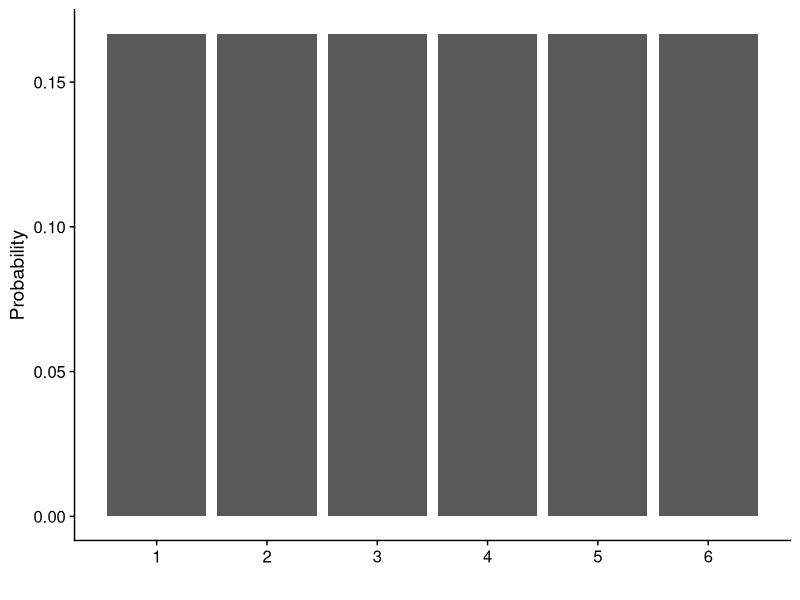
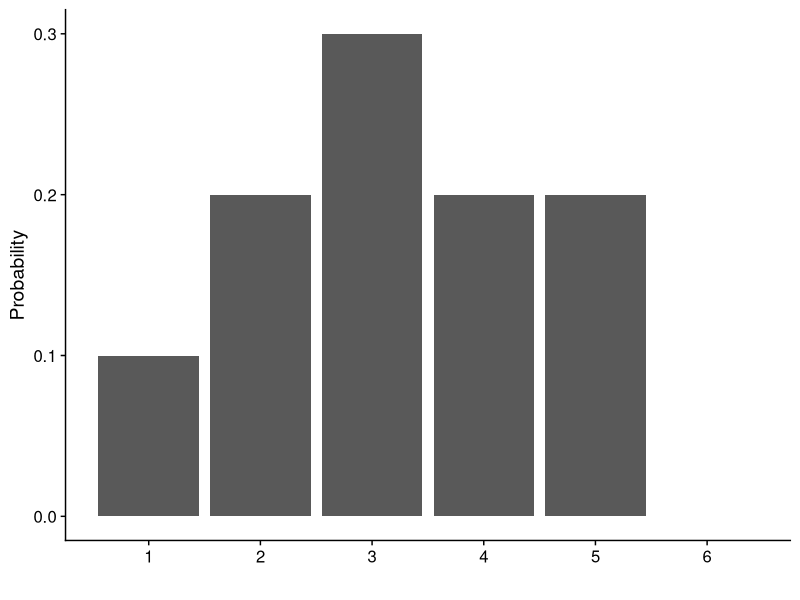
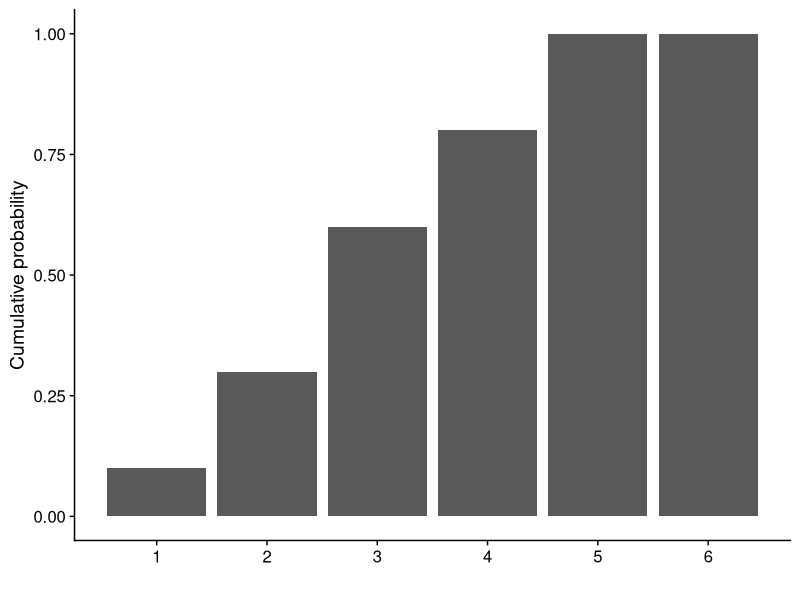
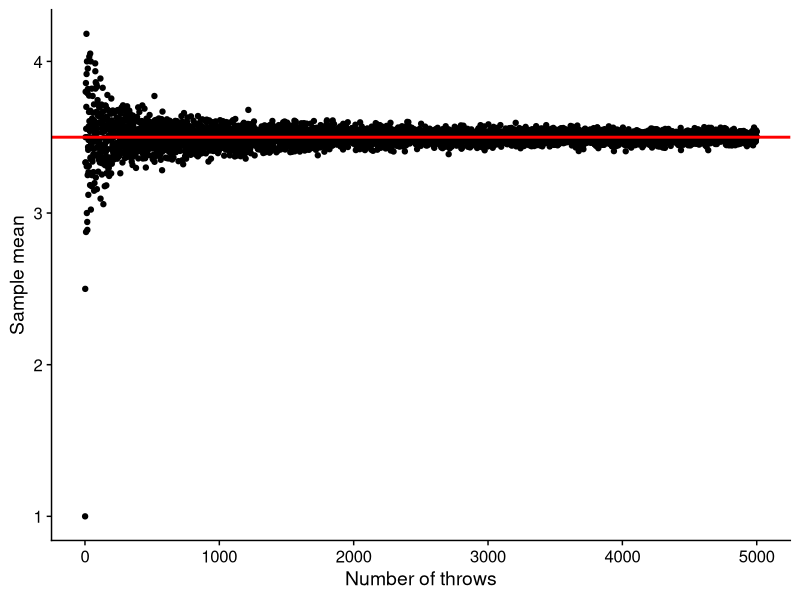
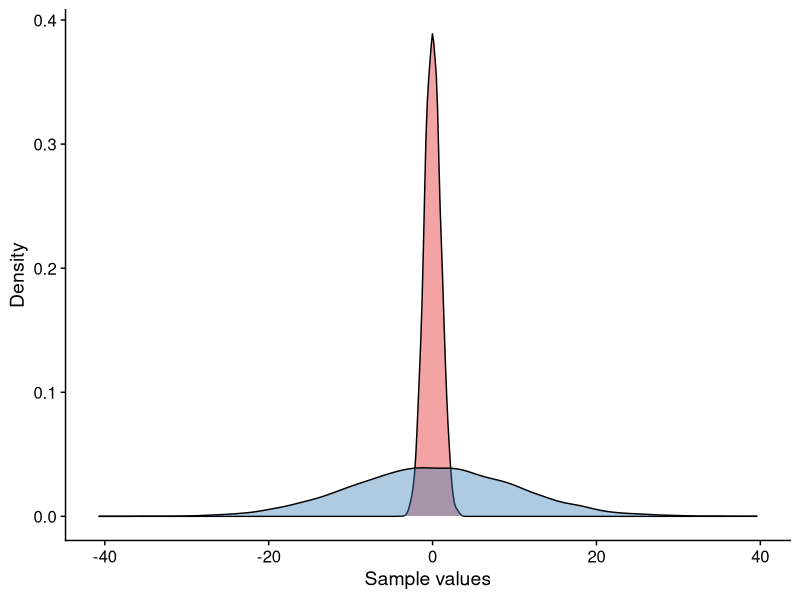
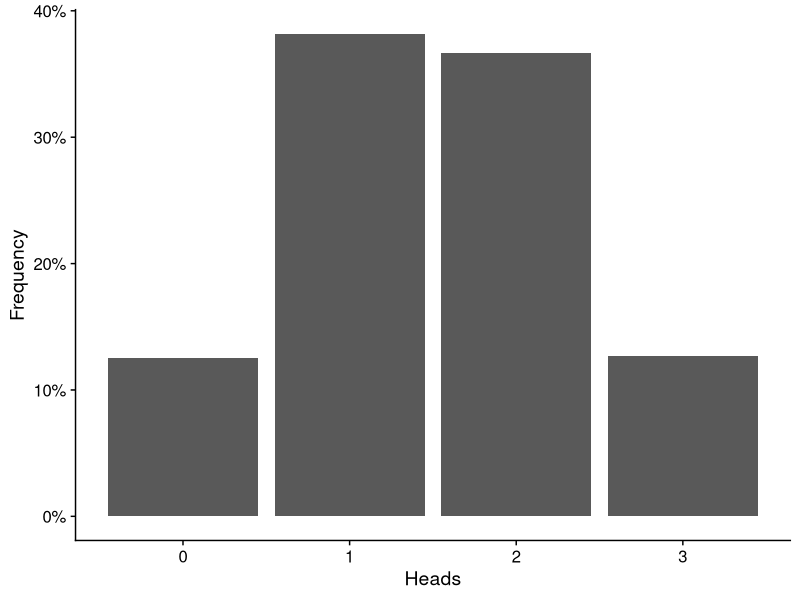
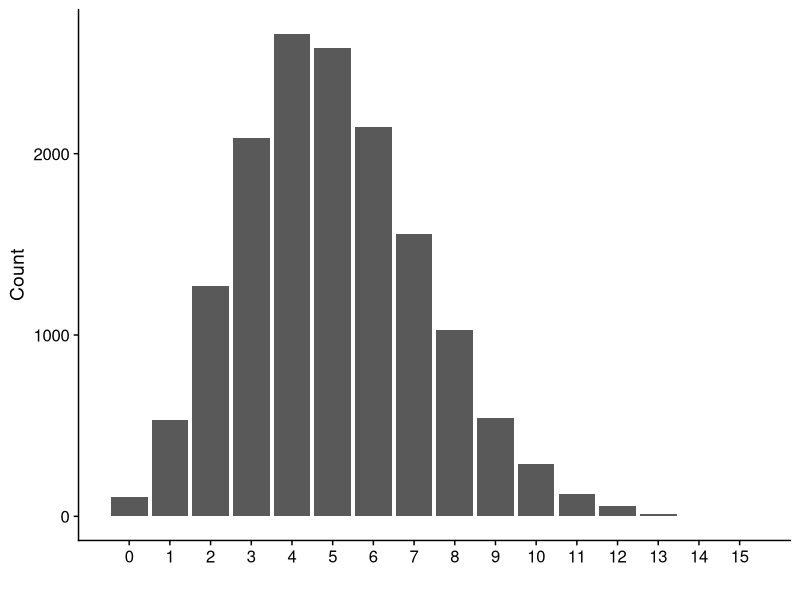
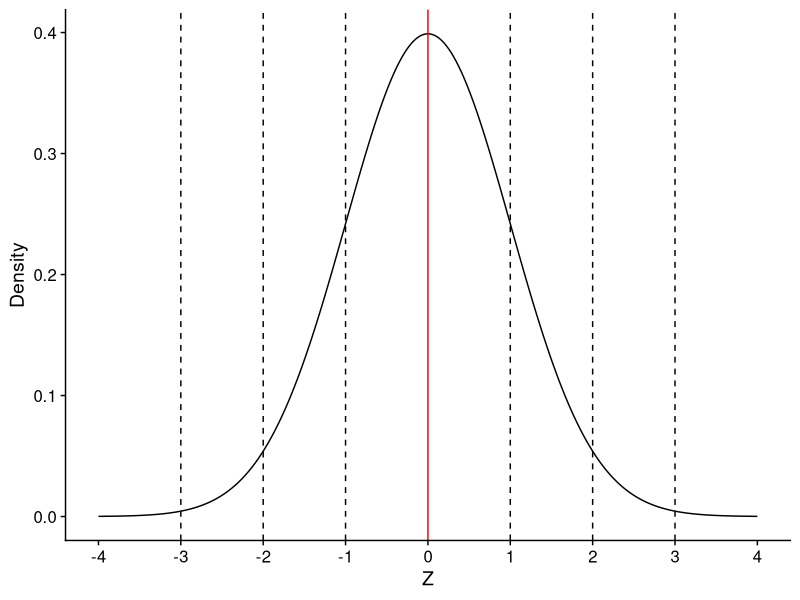

Recreate these plots in R, in order.
## ---- chunk 1
library(tidyverse)
library(cowplot)
library(gridExtra)
## ---- chunk 2
tibble(x = 1:6, y = rep(1/6, 6)) %>%
    ggplot(aes(x = x, y = y)) +
    geom_bar(stat = 'identity') +
    labs(x = '', y = 'Probability') +
    theme_cowplot() +
    scale_x_continuous(breaks = 1:6)
## ---- chunk 3
tibble(x = 1:6, y = c(0.1, 0.2, 0.3, 0.2, 0.2, 0)) %>%
    ggplot(aes(x = x, y = y)) +
    geom_bar(stat = 'identity') +
    labs(x = '', y = 'Probability') +
    theme_cowplot() +
    scale_x_continuous(breaks = 1:6)
## ---- chunk 4
tibble(x = 1:6, y = c(0.1, 0.2, 0.3, 0.2, 0.2, 0), z = cumsum(y)) %>%
    ggplot(aes(x = 1:6, y = z)) +
    geom_bar(stat = 'identity') +
    theme_cowplot() +
    labs(x = '', y = 'Cumulative probability') +
    scale_x_continuous(breaks = 1:6)
## ---- chunk 5
set.seed(1)
n <- 5000
s <- sapply(1:5000, function(i){mean(sample(1:6, size = i, replace = T))})
tibble(i = 1:n, 
       s = s) %>%
    ggplot(aes(x = i, y = s)) +
        geom_point() +
        geom_hline(yintercept = 3.5, col = 'red', size = 1) +
        labs(x = 'Number of throws', 
             y = 'Sample mean') + 
        theme_cowplot()
## ---- chunk 6
tibble(x = rnorm(10000, 0, 1), y = rnorm(10000, 0, 10)) %>%
    gather(var, val) %>%
    ggplot(aes(x = val, fill = var)) +
        geom_density(alpha = 0.4) +
        scale_fill_brewer(type = 'seq', palette = 'Set1') +
        theme_cowplot() +
        labs(x = 'Sample values', y = 'Density') + 
        theme(legend.position = 'none')
## ---- chunk 7
tibble(b = rbinom(n = 10000, size = 3, prob = 0.5)) %>%
    ggplot(aes(x = b)) +
    geom_bar(aes(y = (..count..)/sum(..count..))) +
    labs(x = 'Heads', y = 'Frequency') +
    scale_y_continuous(labels = scales::percent) +
    theme_cowplot()
## ---- chunk 8
# P(X = 2)
dbinom(x = 2, size = 3, prob = 0.5)
# P(X <= 2)
pbinom(q = 2, size = 3, prob = 0.5)
## ---- chunk 9
set.seed(1)
pois <- rpois(n = 15000, lambda = 5)
## ---- chunk 10
tibble(p = pois) %>%
    ggplot(aes(x = p)) +
        geom_bar() +
        theme_cowplot() +
        scale_x_continuous(breaks = 0:max(pois)) +
        labs(x = '', 
             y = 'Count')
## ---- chunk 11
# P(X = 5)
dpois(x = 5, lambda = 5)
# P(X <= 5)
ppois(q = 5, lambda = 5)
## ---- chunk 12
set.seed(1)
tibble(z = seq(-4, 4, by = 0.01), p = dnorm(z)) %>%
    ggplot(aes(x = z, y = p)) +
    geom_line() +
    geom_vline(xintercept = 0, col = 'red') +
    geom_vline(xintercept = 1, lty = 2) +
    geom_vline(xintercept = -1, lty = 2) + 
    geom_vline(xintercept = -2, lty = 2) +
    geom_vline(xintercept = 2, lty = 2)  +
    geom_vline(xintercept = 3, lty = 2) +
    geom_vline(xintercept = -3, lty = 2) +
    theme_cowplot() +
    labs(x = 'Z', y = 'Density') +
    scale_x_continuous(breaks = seq(-4, 4, by = 1))
## ---- chunk 13
set.seed(1)
tibble(z = seq(-10, 30, by = 0.01), p = dnorm(z, mean = 10, sd = 5)) %>%
    ggplot(aes(x = z, y = p)) +
    geom_line() +
    geom_vline(xintercept = 10, col = 'red') +
    theme_cowplot() +
    labs(x = 'X', y = 'Density') 
## ---- chunk 14
ggplot(data = tibble(x = seq(-4, 4, by = 0.01), y = dnorm(x)), aes(x = x, y = y)) +
    geom_line() +
    geom_area(aes(x = ifelse(x >= -1 & x <= 1, x, NA)), fill = 'red', alpha = 0.3) +
    geom_vline(xintercept = 1, lty = 2) +
    geom_vline(xintercept = -1, lty = 2)  +
    theme_cowplot() +
    scale_x_continuous(breaks = seq(-4, 4, by = 1)) + 
    labs(x = 'Z', y = 'Density')
## ---- chunk 15
plt <- list()
plt[[1]] <- 
    ggplot(data = tibble(x = seq(-4, 4, by = 0.01), y = dnorm(x)), aes(x = x, y = y)) +
    geom_line() +
    geom_area(aes(x = ifelse(x > 2, x, NA)), fill = 'red', alpha = 0.3) +
    geom_vline(xintercept = 2, lty = 2)  +
    theme_cowplot() +
    scale_x_continuous(breaks = seq(-4, 4, by = 1)) + 
    labs(x = 'Z', y = 'Density')
plt[[2]] <- 
    ggplot(data = tibble(x = seq(-4, 4, by = 0.01), y = dnorm(x)), aes(x = x, y = y)) +
    geom_line() +
    geom_area(aes(x = ifelse(x < -0.5 , x, NA)), fill = 'red', alpha = 0.3) +
    geom_vline(xintercept = -0.5, lty = 2)  +
    theme_cowplot() +
    scale_x_continuous(breaks = seq(-4, 4, by = 1)) + 
    labs(x = 'Z', y = 'Density')
grid.arrange(plt[[1]], plt[[2]])
## ---- chunk 16
pnorm(q = -0.5, mean = 0, sd = 1)
1 - pnorm(q = 2, mean = 0, sd = 1)
pnorm(q = 1, mean = 0, sd = 1) - pnorm(q = -1, mean = 0, sd = 1)
## ---- chunk 17
set.seed(1)
tibble(t = seq(-4, 4, by = 0.01),
       p1 = dt(t, 30), 
       p2 = dt(t, 10),
       p3 = dnorm(t)) %>%
    gather(var, val, -t) %>%
    mutate(var = factor(var, levels = c('p1', 'p2', 'p3'), labels = c('t: 30', 't: 10', 'Normal'))) %>%
    ggplot(aes(x = t, y = val, color = var)) +
    geom_line() +
    scale_color_brewer(type = 'seq', palette = 'Set1') +
    theme_cowplot() +
    labs(x = 't', y = 'Density', color = '') +
    scale_x_continuous(breaks = seq(-4, 4, by = 1)) +
    theme(legend.position = 'bottom')
## ---- chunk 18
1 - pt(q = 2, df = 5)
## ---- chunk 19
tibble(z = seq(0.01, 6, by = 0.01), 
       c1 = dchisq(z, 1), 
       c2 = dchisq(z, 5), 
       c3 = dchisq(z, 10)) %>%
    gather(var, val, -z) %>%
    mutate(var = factor(var, levels = c('c1', 'c2', 'c3'), labels = c('df: 1', 'df: 5', 'df: 10'))) %>%
    ggplot(aes(x = z, y = val, color = var)) +
    geom_line() +
    scale_color_brewer(type = 'seq', palette = 'Set1') +
    theme_cowplot() +
    labs(x = '', y = 'Density', color = '') +
    scale_x_continuous(breaks = seq(-4, 4, by = 1)) +
    theme(legend.position = 'bottom')

## ---- chunk 20
1 - pchisq(q = 2, df = 1)
## ---- chunk 21
tibble(p = pois) %>%
    ggplot(aes(x = p)) +
        geom_bar() +
        theme_cowplot() +
        scale_x_continuous(breaks = 0:max(pois)) +
        labs(x = '', 
             y = 'Count')
## ---- chunk 22
p1 <- replicate(5000, mean(sample(pois, 5, replace = T)))
p2 <- replicate(5000, mean(sample(pois, 25, replace = T)))
p3 <- replicate(5000, mean(sample(pois, 100, replace = T)))
p4 <- replicate(5000, mean(sample(pois, 500, replace = T)))

tmp <- tibble(p1, p2, p3, p4) %>%
    gather(var, val)

draws <- unique(sort(tmp$var))
title <- paste0('Sample size: ', c(5, 25, 100, 500))

plt <- list()
for (i in 1:4) {
    plt[[i]] <- 
        tmp %>% 
        filter(var == draws[i]) %>%
        ggplot(aes(x = val)) +
        geom_histogram(bins = 50) +
        geom_vline(xintercept = 5, col = 'red', size = 1) +
        theme_cowplot() +
        labs(x = 'Sample mean', 
             y = 'Count', 
             title = title[i])
}
grid.arrange(plt[[1]], plt[[2]], plt[[3]], plt[[4]], nrow = 2)
